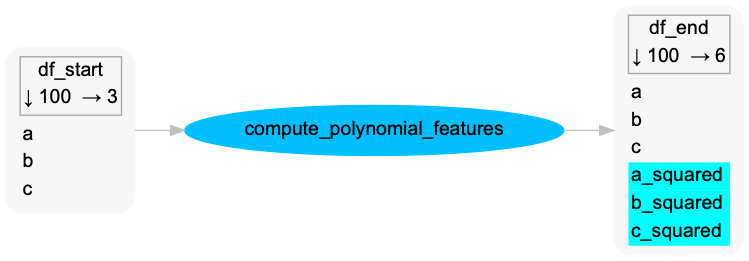

Write Python code to recreate this figure.
import logging

import networkx as nx
import numpy as np
import pandas as pd
from pandas_pipeline_graphviz import pandas_pipeline, convert_to_dot

logging.basicConfig(level=logging.DEBUG)
graph = nx.DiGraph()

@pandas_pipeline(graph=graph)
def compute_polynomial_features(df):
    df_squared = (df ** 2).rename(columns=lambda x: x + "_squared")
    return pd.concat([df, df_squared], axis=1)

#%% data load
df_start = pd.DataFrame(np.random.rand(100, 3), columns=["a", "b", "c"])

#%% pipeline
df_end = compute_polynomial_features(df_start)

#%% draw graph
dot_graph = convert_to_dot(graph)
dot_graph.draw("02_diff_columns.png")
dot_graph.draw("02_diff_columns.svg")
